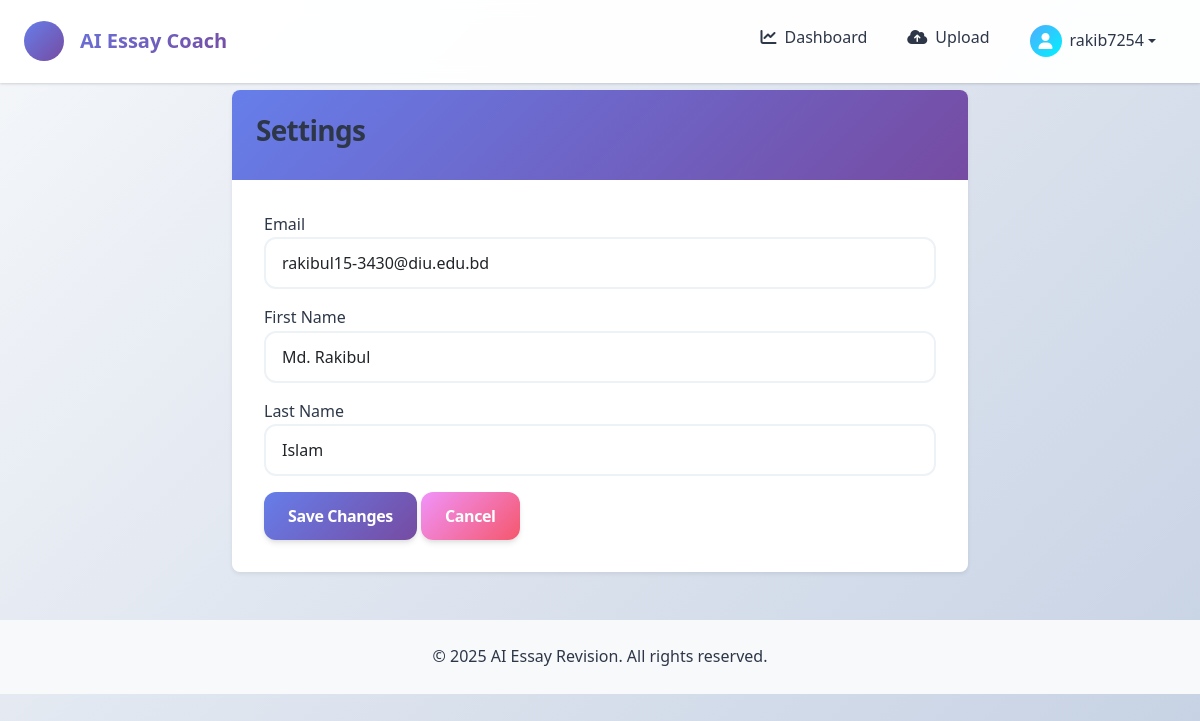
The app's page /settings/ (signed in) with its own data.
### accounts/models.py (models this page shows, shortened)
class CustomUser(AbstractUser):
    ROLE_CHOICES = [
        ('student', 'Student'),
        ('teacher', 'Teacher'),
    ]
    role = models.CharField(max_length=10, choices=ROLE_CHOICES, default='student')
    created_at = models.DateTimeField(auto_now_add=True)
    updated_at = models.DateTimeField(auto_now=True)

### accounts/views.py (the view, shortened to what this page needs)
# urls.py: path('settings/', views.settings, name='settings'),
@login_required
def settings(request):
    return render(request, 'accounts/settings.html')

### templates/accounts/settings.html (shortened to what this page needs)
{% extends 'base.html' %}
{% block content %}
<div class="container mt-4">
    <div class="row">
        <div class="col-md-8 offset-md-2">
            <div class="card">
                <div class="card-header">
                    <h3>Settings</h3>
                </div>
                <div class="card-body">
                    <form method="post">
                        <div class="form-group mb-3">
                            <label for="email">Email</label>
                            <input type="email" class="form-control" id="email" name="email" value="{{ user.email }}">
                        </div>
                        <div class="form-group mb-3">
                            <label for="first_name">First Name</label>
                            <input type="text" class="form-control" id="first_name" name="first_name" value="{{ user.first_name }}">
                        </div>
                        <div class="form-group mb-3">
                            <label for="last_name">Last Name</label>
                            <input type="text" class="form-control" id="last_name" name="last_name" value="{{ user.last_name }}">
                        </div>
                        <button type="submit" class="btn btn-primary">Save Changes</button>
                        <a href="{% url 'accounts:profile' %}" class="btn btn-secondary">Cancel</a>
                    </form>
                </div>
            </div>
        </div>
    </div>
</div>
{% endblock %}

### templates/base.html (shortened to what this page needs)
<!DOCTYPE html>
<html lang="en">
<head>
    <link href="https://cdn.jsdelivr.net/npm/bootstrap@5.1.3/dist/css/bootstrap.min.css" rel="stylesheet">
    <link href="https://cdnjs.cloudflare.com/ajax/libs/font-awesome/6.4.0/css/all.min.css" rel="stylesheet">
    {% load static %}
    <link href="{% static 'css/style.css' %}" rel="stylesheet">
</head>
<body class="animate-fade-in">
    <nav class="navbar navbar-expand-lg fixed-top" role="navigation" aria-label="Main navigation">
        <div class="container-fluid px-4">
            <a class="navbar-brand d-flex align-items-center" href="{% url 'accounts:index' %}" aria-label="AI Essay Revision - Home">
                <div class="d-flex align-items-center justify-content-center rounded-circle me-3"
                     style="width: 40px; height: 40px; background: var(--primary-gradient);">
                    <i class="fas fa-graduation-cap text-white" aria-hidden="true"></i>
                </div>
                <span class="fw-bold">
                    <span class="d-none d-sm-inline">AI Essay Coach</span>
                </span>
            </a>
            <div class="collapse navbar-collapse" id="navbarNav">
                <ul class="navbar-nav ms-auto" role="menubar">
                    {% if user.is_authenticated %}
                        {% if user.role == 'student' %}
                            <li class="nav-item" role="none">
                                <a class="nav-link px-3" href="{% url 'essays:dashboard' %}" role="menuitem" aria-label="Student Dashboard">
                                    <i class="fas fa-chart-line me-2" aria-hidden="true"></i>Dashboard
                                </a>
                            </li>
                            <li class="nav-item" role="none">
                                <a class="nav-link px-3" href="{% url 'essays:upload' %}" role="menuitem" aria-label="Upload Essay for Analysis">
                                    <i class="fas fa-cloud-upload-alt me-2" aria-hidden="true"></i>Upload
                                </a>
                            </li>
                        {% endif %}
                        <li class="nav-item dropdown" role="none">
                            <a class="nav-link dropdown-toggle px-3 d-flex align-items-center" href="#" id="navbarDropdown" role="button" data-bs-toggle="dropdown"
                               aria-expanded="false" aria-haspopup="true" aria-label="User menu for {{ user.username }}">
                                <div class="rounded-circle me-2 d-flex align-items-center justify-content-center"
                                     style="width: 32px; height: 32px; background: var(--accent-gradient);">
                                    <i class="fas fa-user text-white" aria-hidden="true"></i>
                                </div>
                                <span class="fw-medium">{{ user.username }}</span>
                            </a>
                        </li>
                    {% endif %}
                </ul>
            </div>
        </div>
    </nav>
    <main class="container-fluid px-4" id="main-content" role="main" aria-label="Main content" style="margin-top: 90px;">
        {% block content %}{% endblock %}
    </main>
    <footer class="mt-5 py-4" style="background-color: #f8f9fa;" role="contentinfo" aria-label="Site footer">
        <div class="container text-center">
            <p class="mb-0">&copy; 2025 AI Essay Revision. All rights reserved.</p>
        </div>
    </footer>
</body>
</html>

### static/css/style.css (style rules this page uses)
:root { --primary-gradient: linear-gradient(135deg, #667eea 0%, #764ba2 100%); --primary-color: #667eea; --primary-dark: #5a6fd8; --secondary-gradient: linear-gradient(135deg, #f093fb 0%, #f5576c 100%); --secondary-color: #f093fb; --accent-gradient: linear-gradient(135deg, #4facfe 0%, #00f2fe 100%); --accent-color: #4facfe; --text-primary: #2d3748; --text-secondary: #718096; --text-muted: #a0aec0; --bg-primary: #ffffff; --bg-secondary: #f7fafc; --bg-tertiary: #edf2f7; --success-gradient: linear-gradient(135deg, #48bb78 0%, #38a169 100%); --success-color: #48bb78; --warning-gradient: linear-gradient(135deg, #ed8936 0%, #dd6b20 100%); --warning-color: #ed8936; --error-gradient: linear-gradient(135deg, #f56565 0%, #e53e3e 100%); --error-color: #f56565; --info-gradient: linear-gradient(135deg, #4299e1 0%, #3182ce 100%); --info-color: #4299e1; --border-radius: 12px; --border-radius-lg: 16px; --border-radius-xl: 20px; --shadow-sm: 0 1px 3px 0 rgba(0, 0, 0, 0.1), 0 1px 2px 0 rgba(0, 0, 0, 0.06); --shadow-md: 0 4px 6px -1px rgba(0, 0, 0, 0.1), 0 2px 4px -1px rgba(0, 0, 0, 0.06); --shadow-lg: 0 10px 15px -3px rgba(0, 0, 0, 0.1), 0 4px 6px -2px rgba(0, 0, 0, 0.05); --shadow-xl: 0 20px 25px -5px rgba(0, 0, 0, 0.1), 0 10px 10px -5px rgba(0, 0, 0, 0.04); --glass-bg: rgba(255, 255, 255, 0.25); --glass-border: rgba(255, 255, 255, 0.18); --backdrop-blur: blur(10px); }
* { margin: 0; padding: 0; box-sizing: border-box; }
body { font-family: 'Inter', -apple-system, BlinkMacSystemFont, 'Segoe UI', Roboto, 'Helvetica Neue', Arial, sans-serif; background: linear-gradient(135deg, #f5f7fa 0%, #c3cfe2 100%); color: var(--text-primary); line-height: 1.6; min-height: 100vh; }
h1, h2, h3, h4, h5, h6 { font-weight: 700; letter-spacing: -0.025em; color: var(--text-primary); }
.card { border: none; border-radius: var(--border-radius-lg); box-shadow: var(--shadow-lg); background: var(--bg-primary); backdrop-filter: var(--backdrop-blur); transition: all 0.3s cubic-bezier(0.4, 0, 0.2, 1); overflow: hidden; }
.card-header { background: var(--primary-gradient); color: white; border: none; padding: 1.5rem; font-weight: 600; letter-spacing: -0.025em; }
.card-body { padding: 2rem; }
.btn { border-radius: var(--border-radius); font-weight: 600; letter-spacing: -0.025em; padding: 0.75rem 1.5rem; border: none; transition: all 0.3s cubic-bezier(0.4, 0, 0.2, 1); position: relative; overflow: hidden; min-height: 44px; min-width: 44px; }
.btn:before { content: ''; position: absolute; top: 0; left: -100%; width: 100%; height: 100%; background: linear-gradient(90deg, transparent, rgba(255, 255, 255, 0.2), transparent); transition: left 0.5s; }
.btn-primary { background: var(--primary-gradient); color: white; box-shadow: var(--shadow-md); }
.btn-secondary { background: var(--secondary-gradient); color: white; box-shadow: var(--shadow-md); }
.form-control, .form-select { border: 2px solid var(--bg-tertiary); border-radius: var(--border-radius); padding: 0.75rem 1rem; font-size: 1rem; transition: all 0.3s ease; background: var(--bg-primary); }
.navbar { background: rgba(255, 255, 255, 0.95) !important; backdrop-filter: var(--backdrop-blur); border-bottom: 1px solid rgba(255, 255, 255, 0.2); padding: 1rem 0; box-shadow: var(--shadow-sm); }
.navbar-brand { font-weight: 800; font-size: 1.5rem; background: var(--primary-gradient); -webkit-background-clip: text; -webkit-text-fill-color: transparent; background-clip: text; }
.nav-link { font-weight: 500; color: var(--text-primary) !important; transition: all 0.3s ease; border-radius: var(--border-radius); margin: 0 0.25rem; }
.animate-fade-in { animation: fadeIn 0.6s ease-out; }
body { font-family: 'Segoe UI', Tahoma, Geneva, Verdana, sans-serif; background-color: #ffffff; }
.navbar-brand { font-weight: 600; font-size: 1.25rem; }
.card { border: 1px solid var(--border-color); border-radius: 0.5rem; box-shadow: 0 0.125rem 0.25rem rgba(0, 0, 0, 0.075); transition: box-shadow 0.15s ease-in-out; }
.card-header { border-bottom: 1px solid var(--border-color); font-weight: 600; }
.btn-primary { background-color: var(--primary-color); border-color: var(--primary-color); }

### records on screen
CustomUser: username "rakib7254", email "rakibul15-3430@diu.edu.bd", first_name "Md. Rakibul", last_name "Islam"
